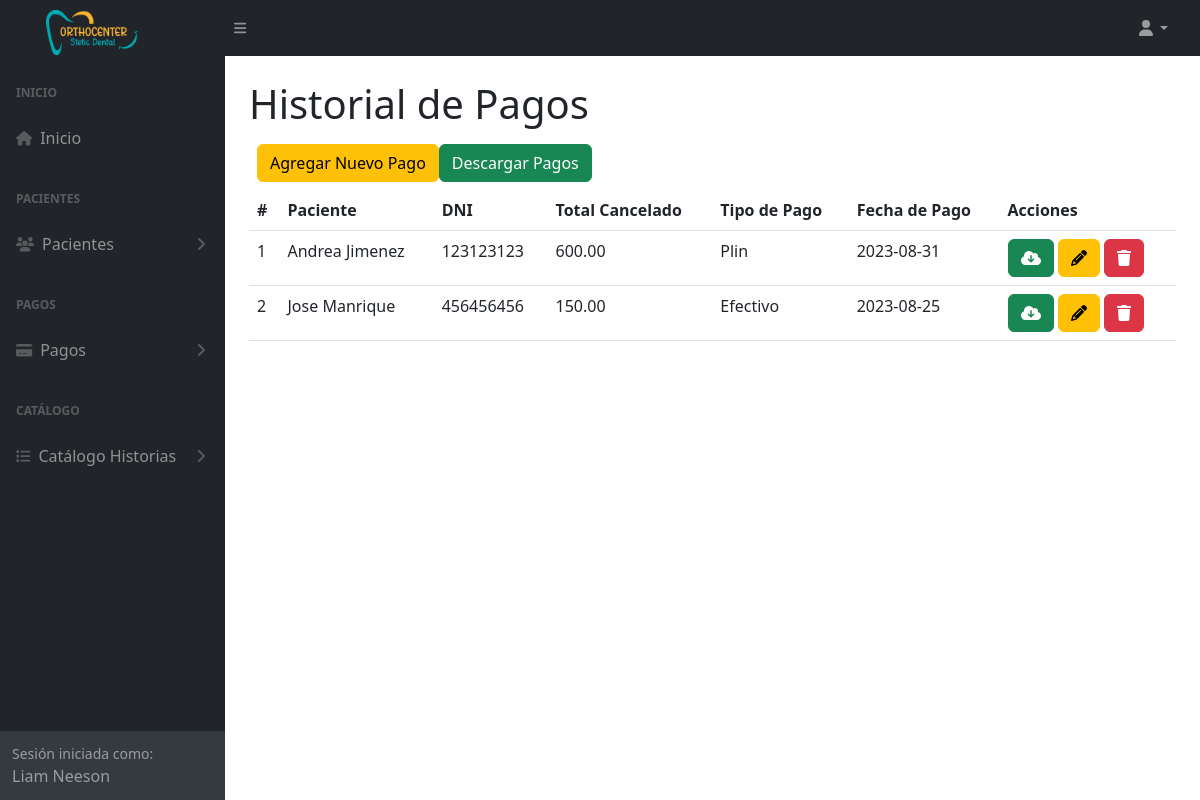
/historialPagos (signed in), run on the app's committed database.
### tables this page shows
CREATE TABLE `tba_pago`  (
  `IdPago` int NOT NULL AUTO_INCREMENT,
  `IdPaciente` int NOT NULL,
  `IdTipoPago` int NOT NULL,
  `TotalPago` decimal(10, 2) NOT NULL,
  `FechaPago` date NOT NULL,
  `ObservacionPago` varchar(200) NULL DEFAULT NULL,
  `ComprobantePago` varchar(255) NULL DEFAULT NULL,
  `FechaCreacion` datetime NOT NULL,
  `FechaActualizacion` datetime NOT NULL,
  PRIMARY KEY (`IdPago`) USING BTREE,
  INDEX `fk_paciente_pago`(`IdPaciente`) USING BTREE,
  INDEX `fk_tipopago_pago`(`IdTipoPago`) USING BTREE,
  CONSTRAINT `fk_paciente_pago` FOREIGN KEY (`IdPaciente`) REFERENCES `tba_paciente` (`IdPaciente`) ON DELETE RESTRICT ON UPDATE RESTRICT,
  CONSTRAINT `fk_tipopago_pago` FOREIGN KEY (`IdTipoPago`) REFERENCES `tba_tipodepago` (`IdTipoPago`) ON DELETE RESTRICT ON UPDATE RESTRICT
);

CREATE TABLE `tba_paciente`  (
  `IdPaciente` int NOT NULL AUTO_INCREMENT,
  `NombrePaciente` varchar(100) NOT NULL,
  `ApellidoPaciente` varchar(100) NOT NULL,
  `DNIPaciente` int NOT NULL,
  `SexoPaciente` varchar(12) NULL DEFAULT NULL,
  `EdadPaciente` varchar(11) NULL DEFAULT NULL,
  `FechaNacimiento` date NULL DEFAULT NULL,
  `CelularPaciente` varchar(11) NOT NULL,
  `DomicilioPaciente` varchar(255) NULL DEFAULT NULL,
  `LugarProcedencia` varchar(100) NULL DEFAULT NULL,
  `LugarNacimiento` varchar(80) NULL DEFAULT NULL,
  `GradoInstruccion` varchar(20) NULL DEFAULT NULL,
  `RazaPaciente` varchar(20) NULL DEFAULT NULL,
  `OcupacionPaciente` varchar(20) NULL DEFAULT NULL,
  `ReligionPaciente` varchar(20) NULL DEFAULT NULL,
  `EstadoCivil` varchar(20) NULL DEFAULT NULL,
  `NumeroContactoPaciente` varchar(11) NULL DEFAULT NULL,
  `NombreContactoPaciente` varchar(100) NULL DEFAULT NULL,
  `UsuarioCreado` int NOT NULL,
  `UsuarioActualiza` int NOT NULL,
  `FechaCreacion` datetime NOT NULL,
  `FechaActualizacion` datetime NOT NULL,
  PRIMARY KEY (`IdPaciente`) USING BTREE
);

CREATE TABLE `tba_tipodepago`  (
  `IdTipoPago` int NOT NULL AUTO_INCREMENT,
  `DescripcionTipo` varchar(30) NOT NULL,
  PRIMARY KEY (`IdTipoPago`) USING BTREE
);

### controller/plantilla.controller.php (called while the page is built, shortened)
<?php
class ControllerPlantilla
{
  static public function ctrPlantilla()
  {
    include "view/plantilla.php";
  }
}

### index.php (called while the page is built, shortened)
<?php
require_once "controller/plantilla.controller.php";
require_once "controller/pagos.controller.php";
require_once "controller/citas.controller.php";
require_once "model/pagos.model.php";
$plantilla = new ControllerPlantilla();
$plantilla -> ctrPlantilla();

### controller/pagos.controller.php (called while the page is built, shortened)
<?php
class ControllerPagos
{
  public static function ctrMostrarTodosLosPagos()
  {
    $tabla = "tba_pago";
    $listaPagos = ModelPagos::mdlMostrarTodosLosPagos($tabla);
    return $listaPagos;
  }
}

### model/conexion.php (called while the page is built)
<?php
class Conexion
{
  static public function conn()
  {
    $link = new PDO("mysql:host=localhost;dbname=db_orthocenter","root","");
		$link->exec("set names utf8");
		return $link;
  }
}

### model/pagos.model.php (called while the page is built, shortened)
<?php
require_once "conexion.php";
class ModelPagos
{
  public static function mdlMostrarTodosLosPagos($tabla)
  {
    $statement = Conexion::conn()->prepare("SELECT tba_pago.IdPago, tba_pago.IdPaciente, tba_pago.IdTipoPago, tba_pago.TotalPago, tba_pago.FechaPago, tba_tipodepago.DescripcionTipo, tba_paciente.NombrePaciente, tba_paciente.ApellidoPaciente, tba_paciente.DNIPaciente FROM $tabla INNER JOIN tba_tipodepago ON tba_pago.IdTipoPago = tba_tipodepago.IdTipoPago INNER JOIN tba_paciente ON tba_pago.IdPaciente = tba_paciente.IdPaciente ORDER BY IdPago DESC");
    $statement -> execute();
    return $statement -> fetchAll();
  }
}

### view/modules/historialPagos.php (the view, shortened to what this page needs)
</div>
        </div>
        <div class="sb-sidenav-footer">
          <div class="small">Sesión iniciada como:</div>
          <?php echo $_SESSION["nombreUsuario"] ?>
        </div>
      </nav>
    </div>
    <div id="layoutSidenav_content">
      <main class="bg">
        <div class="container-fluid px-4">
          <h1 class="mt-4">Historial de Pagos</h1>
          <div class="d-inline-flex m-2">
            <button type="button" class="btn btn-warning" data-bs-toggle="modal" data-bs-target="#modalAgregarPago">
              Agregar Nuevo Pago
            </button>
            <button type="button" class="btn btn-success descargarPagos" id="descargarPagos">
              Descargar Pagos
            </button>
          </div>
          <div class="card-body">
            <table id="datatablesSimple" class="data-table-AllCostos table">
              <thead>
                <tr>
                  <th>#</th>
                  <th>Paciente</th>
                  <th>DNI</th>
                  <th>Total Cancelado</th>
                  <th>Tipo de Pago</th>
                  <th>Fecha de Pago</th>
                  <th>Acciones</th>
                </tr>
              </thead>
              <tbody>
                <?php
                  $listaPagos = ControllerPagos::ctrMostrarTodosLosPagos();
                  foreach($listaPagos as $key => $value)
                  {
                    echo
                    '<tr>
                      <td>'.($key + 1).'</td>
                      <td>'.$value["NombrePaciente"].' '.$value["ApellidoPaciente"].'</td>
                      <td>'.$value["DNIPaciente"].'</td>
                      <td>'.$value["TotalPago"].'</td>
                      <td>'.$value["DescripcionTipo"].'</td>
                      <td>'.$value["FechaPago"].'</td>
                      <td>
                        <button title="Descargar" class="btn btn-success btnDescargarPago" id="btnDescargarPago" codPago="'.$value["IdPago"].'"><i class="fa-solid fa fa-cloud-download"></i></button>
                        <button title="Editar" class="btn btn-warning btnEditarPago" id="btnEditarPago" codPago="'.$value["IdPago"].'" data-bs-toggle="modal" data-bs-target="#modalEditarPago"><i class="fa-solid fa-pencil"></i></button>
                        <button title="Eliminar" class="btn btn-danger btnEliminarPago" codPago="'.$value["IdPago"].'"><i class="fa-solid fa-trash"></i></button>
                      </td>
                    </tr>';
                  }
                ?>
              </tbody>
            </table>
          </div>
        </div>
      </main>
    </div>
  </div>

### data on the page
tba_pago: IdPaciente.NombrePaciente "Andrea", IdPaciente.ApellidoPaciente "Jimenez", IdPaciente.DNIPaciente "123123123", TotalPago "600.00", IdTipoPago.DescripcionTipo "Plin", FechaPago "2023-08-31"
tba_pago: IdPaciente.NombrePaciente "Jose", IdPaciente.ApellidoPaciente "Manrique", IdPaciente.DNIPaciente "456456456", TotalPago "150.00", IdTipoPago.DescripcionTipo "Efectivo", FechaPago "2023-08-25"

### other printed values
$_SESSION["nombreUsuario"] "Liam Neeson"
